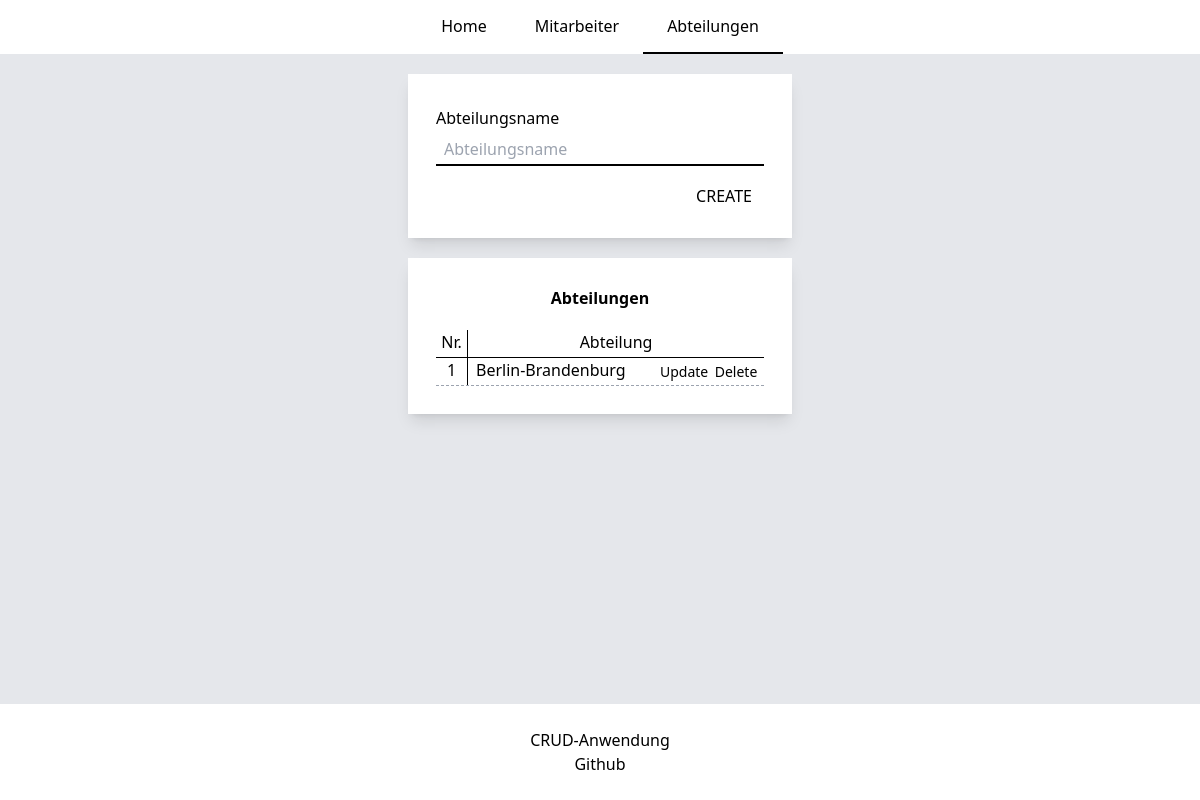
Before: /?action=departments with the older database file.
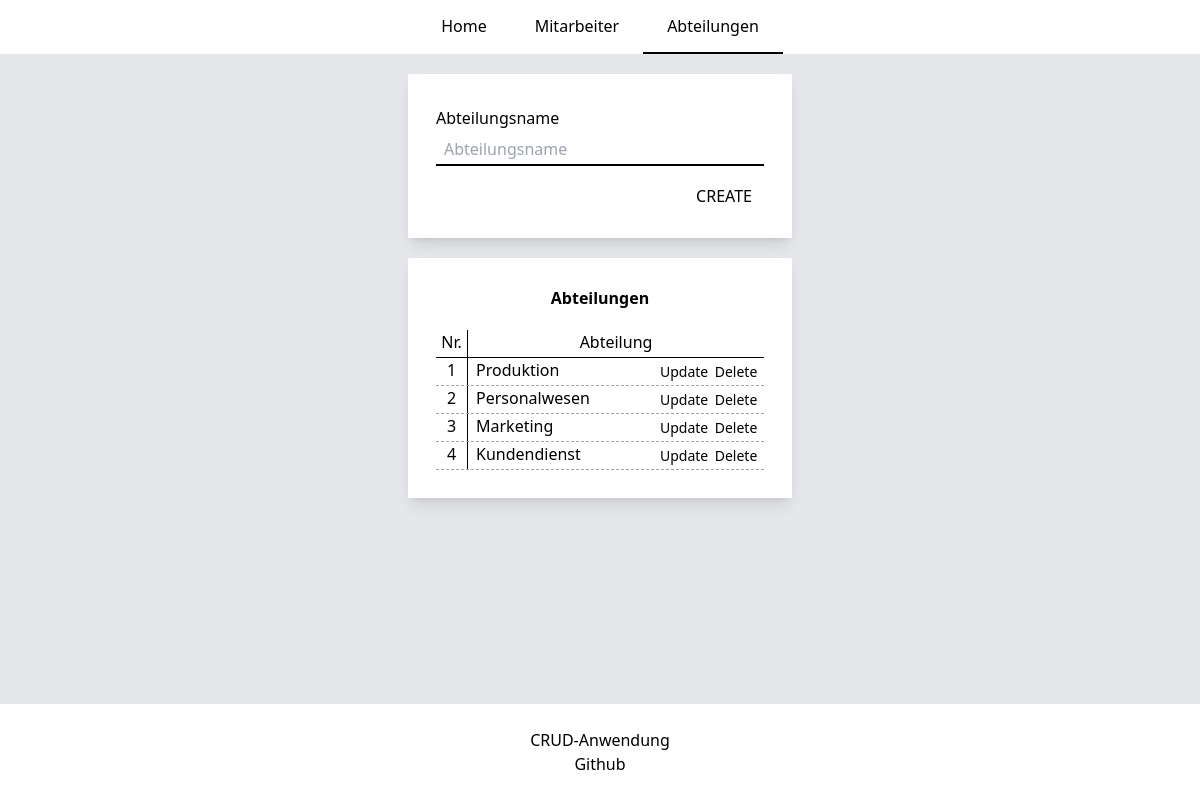
After: the same page with the newer database file.
### tables this page shows
create table departments (
                             id int primary key auto_increment,
                             name varchar(45) not null

);

### classes/GlobalClass.php (called while the page is built, shortened)
<?php
require_once "service/DBApi.php";
abstract class GlobalClass
{
    private DBApi $api;
    private string $tableName;
    protected function __construct(string $tableName, DBApi $api){
        $this->api = $api;
        $this->tableName = $tableName;
    }
    public function getAllDepartments(): array
    {
        return $this->api->getAll($this->tableName);
    }
}

### service/DBConfig.php (called while the page is built, shortened)
<?php
class DBConfig
{
    private static object $dbh;
    public static function connect(): object
    {
        if (!isset(self::$dbh)){
            self::$dbh = new mysqli(
                DB_SERVER,
                DB_USERNAME,
                DB_PASSWORD,
                DB_NAME);
        }
        return self::$dbh;
    }
}

### service/DBApi.php (called while the page is built, shortened)
<?php
require_once "DBConfig.php";
class DBApi
{
    public function getAll($table): array
    {
        $query = "SELECT * FROM $table ORDER BY id ASC";
        $result = DBConfig::connect()->query($query);
        for ($results = array (); $row = $result->fetch_assoc(); $results[] = $row);
        return $results;
    }
}

### classes/Department.php (called while the page is built, shortened)
<?php
require_once "GlobalClass.php";
class Department extends GlobalClass {
    public function getDepartments(): array
    {
       return $this->getAllDepartments();
    }
}

### classes/views/DepartmentPage.php (the view, shortened to what this page needs)
<?php
require_once "classes/views/Modules.php";
class DepartmentPage extends Modules{
    private string $id;
    public function __construct($api, $id = ''){
        $this->id = $id;
    }
    protected function getTop(): string
    {
        return $this->showCreate();
    }
    protected function getMiddle(): string
    {
        return $this->showDepartments();
    }
    private function showCreate(): string
    {
        $html = '
            <div class="w-96 mx-auto p-7 mb-5 bg-white shadow-lg shadow-black-500/50">
                <form class="flex flex-col box-border" action="index.php" method="post">
                    <label for="name" class="block text-md my-1 font-medium">Abteilungsname</label>
                    <input
                            id="name" type="text"
                            name="name"
                            class="border-b-2 border-black px-2 h-8 focus:outline-none"
                            placeholder="Abteilungsname"';
        if (strlen($this->id) > 0) {
            $html .= 'value="'. $this->department->getById($this->id)['name'] . '">';
            $html .= '<input type="hidden" name="id" value="' . $this->department->getById($this->id)['id'] . '">
                <button class="w-20 h-7 mt-4 bg-white self-end font-medium uppercase hover:underline hover:underline-offset-4" type="submit" name="action" value="updateDep">Update
                    </button>';
        } else $html .=   '>
                    <button class="w-20 h-7 mt-4 bg-white self-end font-medium uppercase hover:underline hover:underline-offset-4" type="submit" name="action" value="createDep">Create
                    </button>';
        $html .= '      </form>
            </div>
        ';
        return $html;
    }
    public function showDepartments(): string
    {
        $data = $this->department->getDepartments();
        $html = '
            <div class="w-96 mx-auto p-7 mb-5 bg-white shadow-lg shadow-black-500/50">
                <h2 class="mb-5 text-center font-bold">Abteilungen</h2>
                <ul>
                    <li class="flex h-7 border-b border-black">
                        <span class="w-8 text-center border-r border-black">Nr.</span>
                        <span class="flex-1 text-center">Abteilung</span>
                    </li>
        ';
        foreach ($data as $i=>$item) {
            $html .= '
                    <li class="flex h-7 border-b border-gray-400 border-dashed">
                        <span class="w-8 text-center border-r border-black">' . ++$i . '</span>
                        <span class="pl-2">' . $item['name'] .  '</span>
                        <button
                            id="showUpdateDep"
                            class="
                                w-12 mr-1 ml-auto
                                bg-white hover:underline text-sm
                            "
                            type="button"
                            name="action"
                            data-id="' . $item['id'] . '"
                        >Update
                        </button>
                        <button
                            id="deleteDep"
                            class="
                                w-12 mr-1
                                bg-white hover:underline text-sm
                            "
                            type="button"
                            name="action"
                            data-id="' . $item['id'] . '"
                        >Delete
                        </button>
                    </li>';
        }
        $html .= '</ul></div>';
        return $html;
    }
}

Changed rows visible on the page:
changed departments: name "Berlin-Brandenburg" → "Produktion"
added departments: name "Personalwesen"
added departments: name "Marketing"
added departments: name "Kundendienst"
